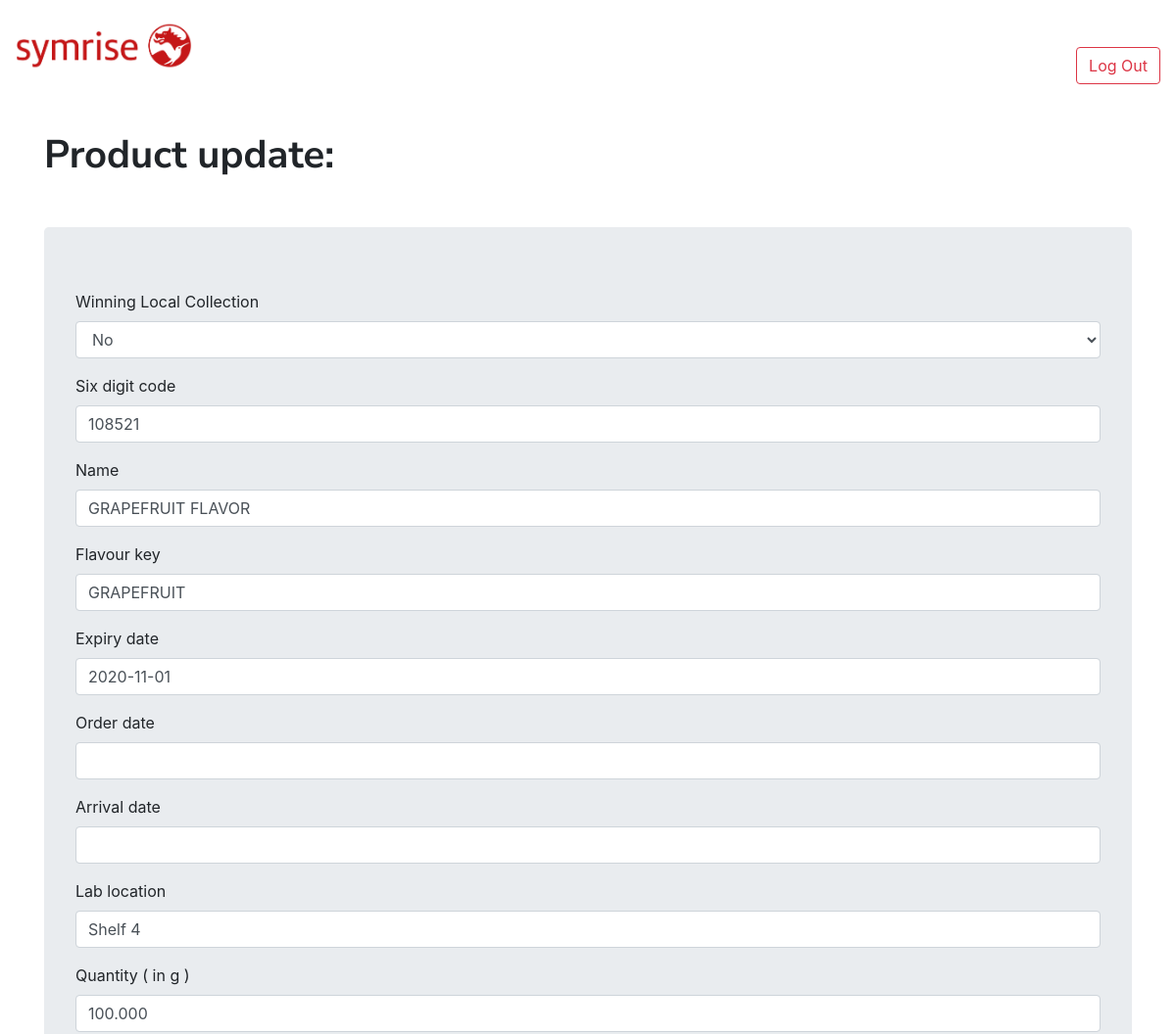
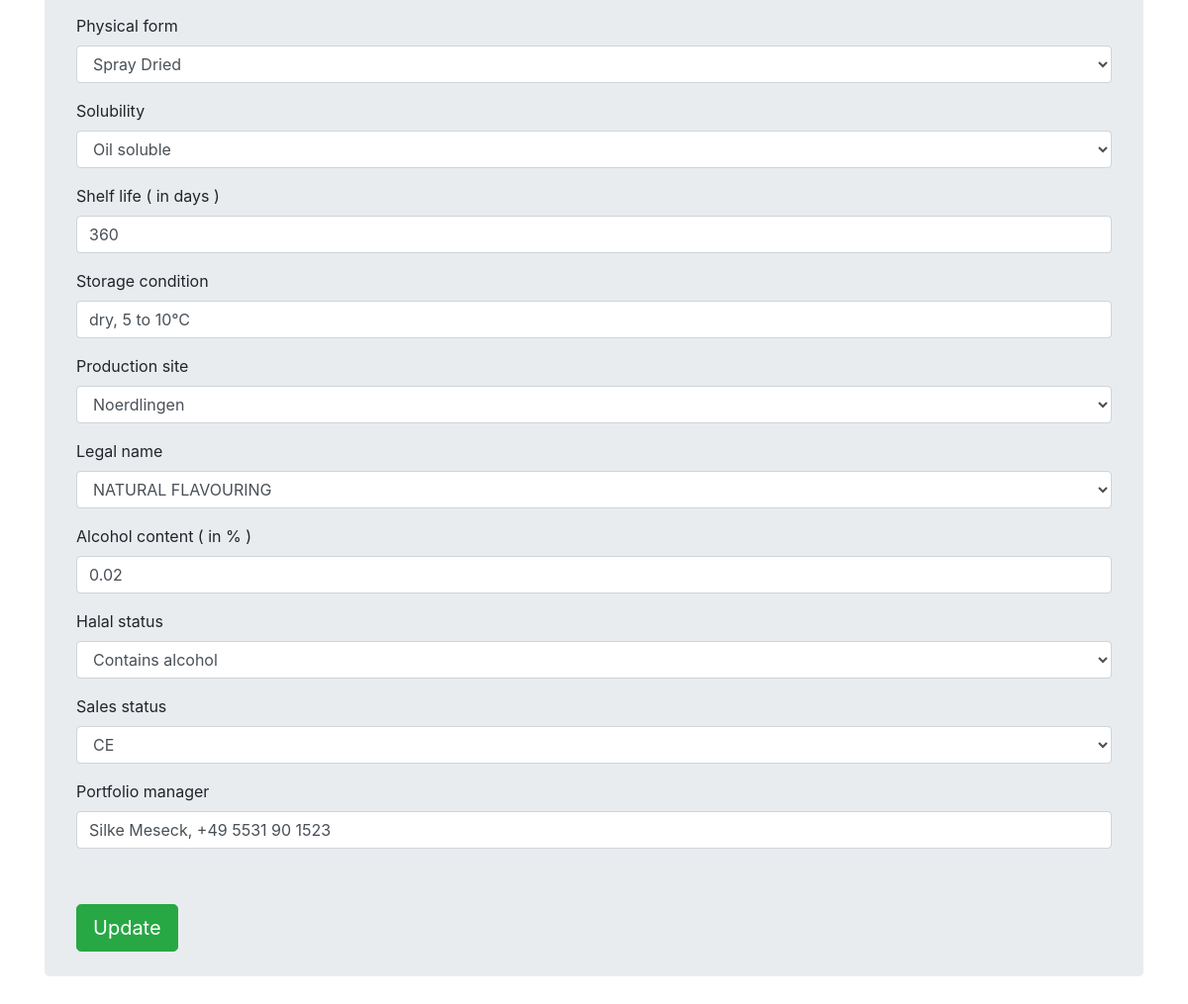
Screenshot of /products/update/401/ (signed in) with the database file from the repository (2 pictures, top to bottom).
### products/models.py (models this page shows, shortened)
class Product(models.Model):
    wlc = models.BooleanField('Winning Local Collection',null=True)
    six_digit_code = models.PositiveIntegerField(validators=[ MaxValueValidator(999999), MinValueValidator(100000)], unique=True)
    name = models.CharField(max_length=256)
    slug = models.SlugField(allow_unicode=True, unique=True, null=True, editable=False)
    flavour_key = models.CharField(max_length=256)
    expiry_date = models.DateField(null=True, blank=True)
    order_date = models.DateField(null=True, blank=True)
    arrival_date = models.DateField(null=True, blank=True)
    lab_location = models.CharField(max_length=256, null=True)
    quantity = models.DecimalField(verbose_name='Quantity ( in g )',max_digits=7, decimal_places=3, null=True, validators=[ MinValueValidator(0)])
    physical_form = models.CharField(choices=physical_form_choices, max_length=256, null=True)
    solubility = models.CharField(choices=solubility_choices, max_length=256, null=True)
    shelf_life = models.PositiveIntegerField(verbose_name='Shelf life ( in days )',null=True)
    storage_condition = models.CharField(max_length=256, null=True)
    production_site = models.CharField(choices=production_site_choices, max_length=256, null=True)
    legal_name = models.CharField(choices=legal_name_choices,max_length=256, null=True)
    alcohol_content = models.FloatField(verbose_name='Alcohol content ( in % )', validators=[ MaxValueValidator(100), MinValueValidator(0)], null=True)
    halal_status = models.CharField(max_length=256, choices=halal_status_choices, default='Halal Suitable', null=True)
    sales_status = models.CharField(choices=sales_status_choices, max_length=256, null=True)
    portfolio_manager = models.CharField(max_length=256, null=True)

### products/views.py (the view)
# urls.py: path('update/<int:pk>/', views.ProductUpdateView.as_view(), name='update'),
class ProductUpdateView(LoginRequiredMixin, UpdateView):
    model = Product
    form_class = ProductForm
    template_name = 'products/product_update_form.html'

### products/forms.py
class ProductForm(forms.ModelForm):
    class Meta:
        model = Product
        fields = '__all__'
        widgets = {
        'expiry_date': DateInput(),
        'order_date': DateInput(),
        'arrival_date': DateInput(),
        }

### products/templates/products/product_update_form.html (shortened to what this page needs)
{% extends 'base.html' %}
{% load static %}
{% load bootstrap4 %}
{% block body %}
<div class="container">
<h1>Product update:</h1>
<div class="jumbotron">
<form method="post">
    {% bootstrap_form form %}
    <input type="submit" value="Update" name="create" class="btn btn-success btn-lg">
</form>
</div>
</div>
{% endblock %}

### products/templates/products/product_update_form.html (style rules this page uses)
.btn { margin-top: 40px; }
.jumbotron { margin-top: 50px; padding-bottom: 25px; }
h1 { margin-top: 40px; font-family: 'Nunito Sans', sans-serif; font-weight: bold; }

### rows the page displays
Product: wlc "No", six_digit_code "108521", name "GRAPEFRUIT FLAVOR", flavour_key "GRAPEFRUIT", expiry_date "2020-11-01", lab_location "Shelf 4", quantity "100.000", physical_form "Spray Dried", solubility "Oil soluble", shelf_life "360", storage_condition "dry, 5 to 10°C", production_site "Noerdlingen", legal_name "NATURAL FLAVOURING", alcohol_content "0.02", halal_status "Contains alcohol", sales_status "CE", portfolio_manager "Silke Meseck, +49 5531 90 1523"
